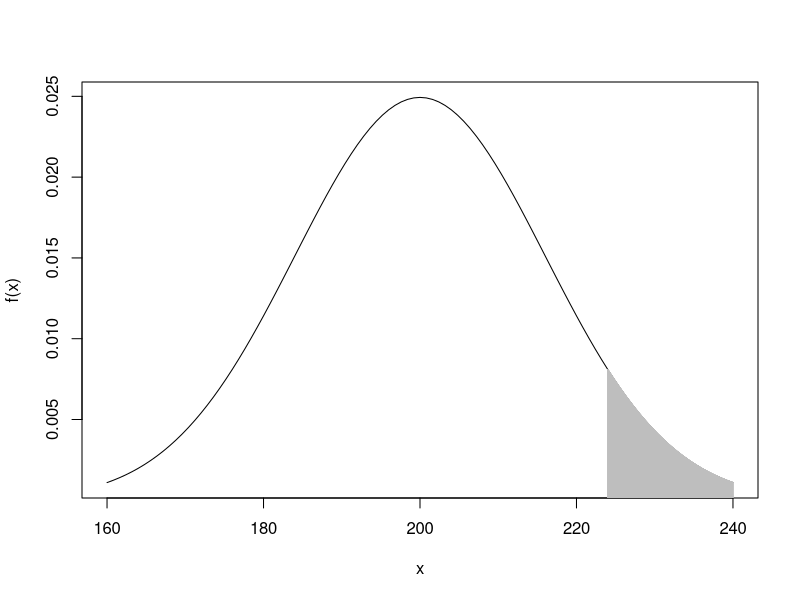
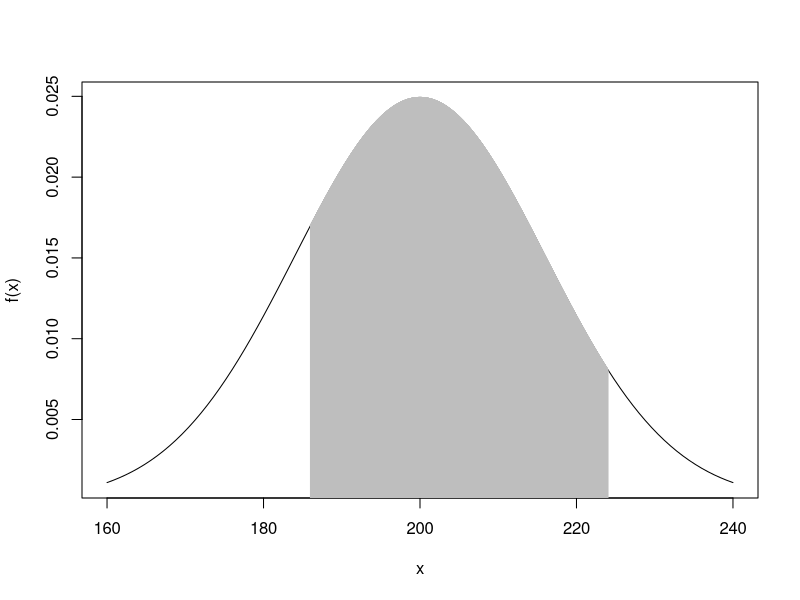
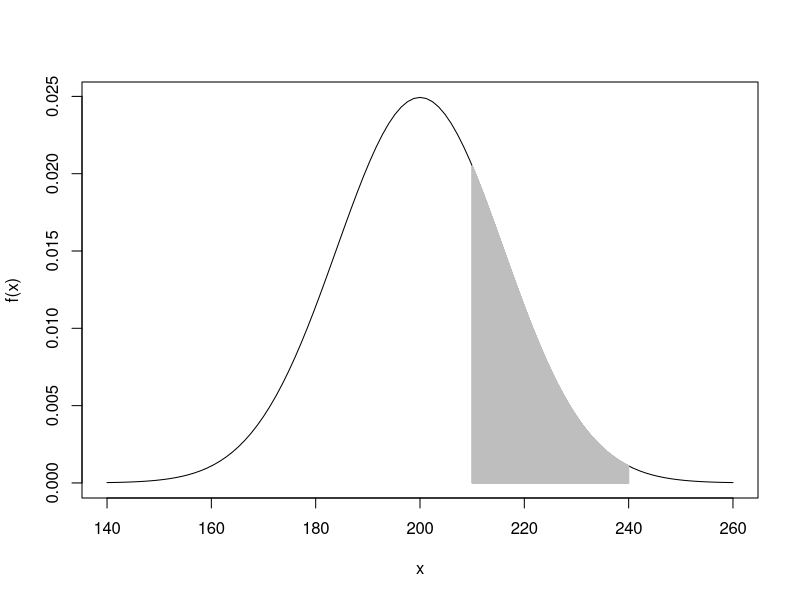
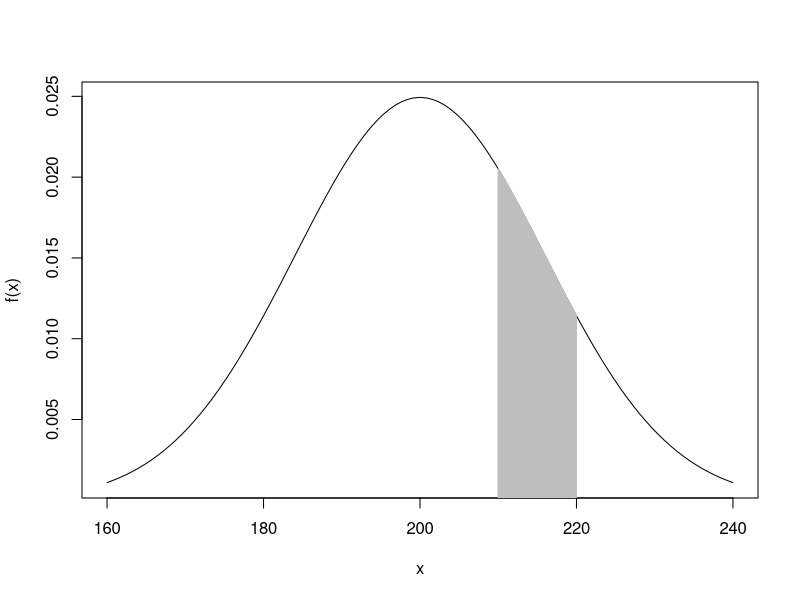

Reproduce these figures in R, in order.
## ---- chunk 1
knitr::opts_chunk$set(echo = TRUE)
## ---- chunk 2
1-pnorm(224,200,16)

curve(dnorm(x, 200, 16), 240, 160, xlab = "x", ylab = "f(x)")
x <- seq(224, 240, 0.01) #values of x in the range 40–50 in intervals of 0.01
lines (x, dnorm(x, mean = 200, sd = 16), type = "h",
col = "grey") #shading
## ---- chunk 3
a <- pnorm(224,200,16)-pnorm(186,200,16)
a
## ---- chunk 4
b <- 1-pnorm(186,200,16)
b
## ---- chunk 5
c <- a/b
c
curve(dnorm(x, 200, 16), 240, 160, xlab = "x", ylab = "f(x)")
x <- seq(186, 224, 0.01) #values of x in the range 40–50 in intervals of 0.01
lines (x, dnorm(x, mean = 200, sd = 16), type = "h",
col = "grey") #shading
## ---- chunk 6
pnorm(240,200,16)-pnorm(210,200,16)

curve(dnorm(x, 200, 16), 260, 140, xlab = "x", ylab = "f(x)")
x <- seq(210, 240, 0.01) #values of x in the range 40–50 in intervals of 0.01
lines (x, dnorm(x, mean = 200, sd = 16), type = "h",
col = "grey") #shading
## ---- chunk 7
pnorm(220,200,16)-pnorm(210,200,16)

curve(dnorm(x, 200, 16), 240, 160, xlab = "x", ylab = "f(x)")
x <- seq(210, 220, 0.01) #values of x in the range 40–50 in intervals of 0.01
lines (x, dnorm(x, mean = 200, sd = 16), type = "h",
col = "grey") #shading
## ---- chunk 8
summary(cars)
